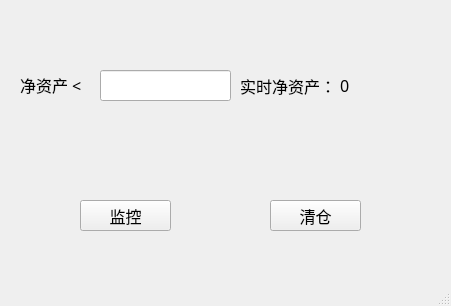
<?xml version="1.0" encoding="UTF-8"?>
<ui version="4.0">
 <class>RiskCtrlWin</class>
 <widget class="QMainWindow" name="RiskCtrlWin">
  <property name="geometry">
   <rect>
    <x>0</x>
    <y>0</y>
    <width>451</width>
    <height>306</height>
   </rect>
  </property>
  <property name="windowTitle">
   <string>风控模块</string>
  </property>
  <widget class="QWidget" name="centralwidget">
   <widget class="QLabel" name="Label1">
    <property name="geometry">
     <rect>
      <x>20</x>
      <y>70</y>
      <width>71</width>
      <height>31</height>
     </rect>
    </property>
    <property name="font">
     <font>
      <family>宋体</family>
      <pointsize>12</pointsize>
     </font>
    </property>
    <property name="text">
     <string>净资产 &lt;</string>
    </property>
   </widget>
   <widget class="QPushButton" name="RiskCtrlBtn">
    <property name="geometry">
     <rect>
      <x>80</x>
      <y>200</y>
      <width>91</width>
      <height>31</height>
     </rect>
    </property>
    <property name="font">
     <font>
      <family>宋体</family>
      <pointsize>12</pointsize>
     </font>
    </property>
    <property name="text">
     <string>监控</string>
    </property>
   </widget>
   <widget class="QLineEdit" name="NetAssetLineEdit">
    <property name="geometry">
     <rect>
      <x>100</x>
      <y>70</y>
      <width>131</width>
      <height>31</height>
     </rect>
    </property>
    <property name="font">
     <font>
      <family>宋体</family>
      <pointsize>12</pointsize>
     </font>
    </property>
    <property name="alignment">
     <set>Qt::AlignCenter</set>
    </property>
   </widget>
   <widget class="QLabel" name="RealNetAssetLabel">
    <property name="geometry">
     <rect>
      <x>340</x>
      <y>70</y>
      <width>91</width>
      <height>31</height>
     </rect>
    </property>
    <property name="font">
     <font>
      <family>宋体</family>
      <pointsize>12</pointsize>
     </font>
    </property>
    <property name="text">
     <string>0</string>
    </property>
   </widget>
   <widget class="QLabel" name="label_2">
    <property name="geometry">
     <rect>
      <x>240</x>
      <y>70</y>
      <width>91</width>
      <height>31</height>
     </rect>
    </property>
    <property name="font">
     <font>
      <family>宋体</family>
      <pointsize>12</pointsize>
     </font>
    </property>
    <property name="text">
     <string>实时净资产：</string>
    </property>
   </widget>
   <widget class="QPushButton" name="ClearPosiBtn">
    <property name="geometry">
     <rect>
      <x>270</x>
      <y>200</y>
      <width>91</width>
      <height>31</height>
     </rect>
    </property>
    <property name="font">
     <font>
      <family>宋体</family>
      <pointsize>12</pointsize>
     </font>
    </property>
    <property name="text">
     <string>清仓</string>
    </property>
   </widget>
  </widget>
  <widget class="QStatusBar" name="RiskCtrlStatusBar"/>
 </widget>
 <resources/>
 <connections/>
</ui>
